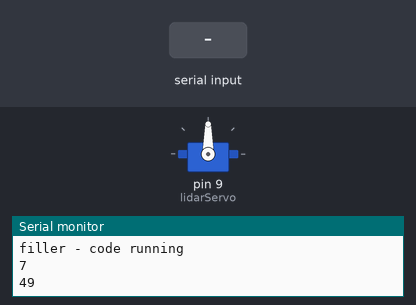
Bench run of a sketch on a simulated Arduino Uno, built with avr-gcc and run on an emulated ATmega328P. Parts: servo, the last lines printed to the serial monitor. Inputs (shaded band) come from the test bench. Random numbers use the default seed unless the sketch sets one.

Above: at 1.2 s.
1.3 s: "s" received over Serial
At 1.45 s:
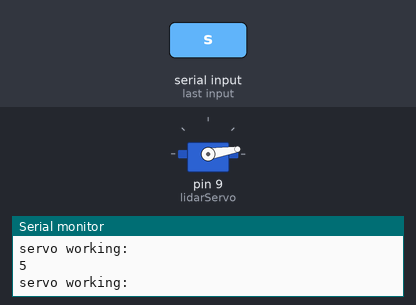
4.3 s: "d" received over Serial
At 4.56 s:
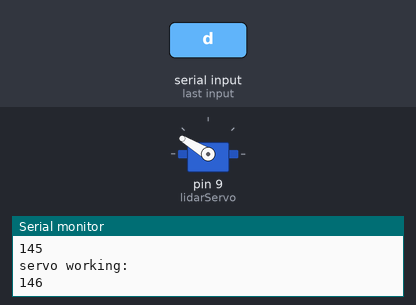
6.7 s: "r" received over Serial
At 8.3 s:
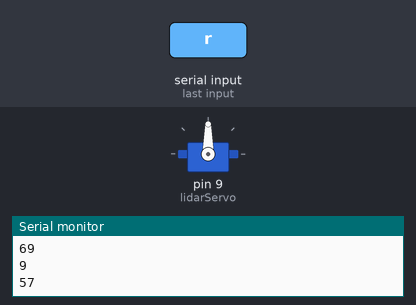
Timing chart, 0 to 9.8 s (numbered marks = the images above; inputs shaded):
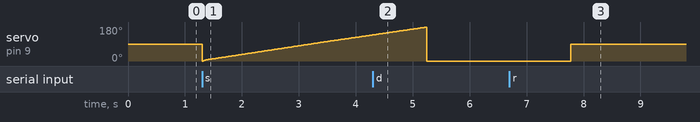

Measured:
- after the input at 6.7 s, servo on pin 9 (lidarServo): 0° → 90° after 1.1 s

The sketch:

Servo.ino
```cpp
#include <Servo.h>
#include <SPI.h>

#define    SS_PIN   10

Servo lidarServo;
volatile byte command = 'r'; //varibale for the switch function
int i = 0; //step
int position = 90; //starting position of servo(or the servo facing the middle)
volatile double joystick = 0; //joystick input from roborio

void setup()
{
  Serial.begin(9600);
  lidarServo.attach(9);
  lidarServo.write(90);

  //have to send on master in, "slave out"
  pinMode(MISO, OUTPUT);

  //turn on SPI in slave mode
  SPCR |= _BV(SPE);

  //now turn on interrupts
  SPCR |= _BV(SPIE);
}

//SPI interrupt routine
ISR (SPI_STC_vect)
{
  byte c = SPDR;
  if(c < 180 || c > 0)
  {
    joystick = c;
    delay(100);
  }
}

void userControl()
{
  Serial.println(joystick);
  lidarServo.write(joystick);
  delay(100);
}

void sweepRoutine()
{
 lidarServo.write(0);
 for(position = 0; position < 180; position += 1)
 {
  lidarServo.write(position);  // Move to next position
  delay(10);               // Short pause to allow it to move
  Serial.println("servo working: ");
  Serial.println(position);
 }

 for(position = 0; position >= 0; position -= 1)
 {
  lidarServo.write(position);  // Move to next position
  delay(10);               // Short pause to allow it to move
  Serial.println("servo working: ");
  Serial.println(position);
 }
}

void loop()
{
  if(Serial.available() > 0)
  {
    command = Serial.read();
  }

  switch(command)
  {
    case 'x': //stops the servo
      lidarServo.write(90); //stops roborio
      Serial.println("servo deactivated");
      break;

    case 'd': //returns distance in front of the lidar
      Serial.println(random(0,100));//should return currnet distance value
      delay(100); //delay that makes sure that the data is sent to roborio
      break;

    case 's': //scans the area infront of the robot
      if(i < 2)//sweeps the lidar back and forth twice for better accuracy
      {
       sweepRoutine();
       i++;
      }
      else
      {
        command = 'r';  //the data is transfered automatically after sweep
      }
      break;

    case 'r': //returns array of distance data to roborio
      //SPI LIDARIONO
      i = 0; //sets step 0 for sweep
      Serial.println("filler - code running");
      delay(1000); // delay to make sure that data is successfully transferred
      lidarServo.write(90); //lidar faces middle again
      command = 'd'; //goes back to regular distance measure, if no input
      break;

    case 'u': //user control - servo moves from drive input
      userControl();
      break;
  }
  /*
  //if SPI is not active, clear the current command ---> stops case after one occassion
  if(digitalRead (SS_PIN) == HIGH)
  {
    command = 0;
  }
  */
}
```
